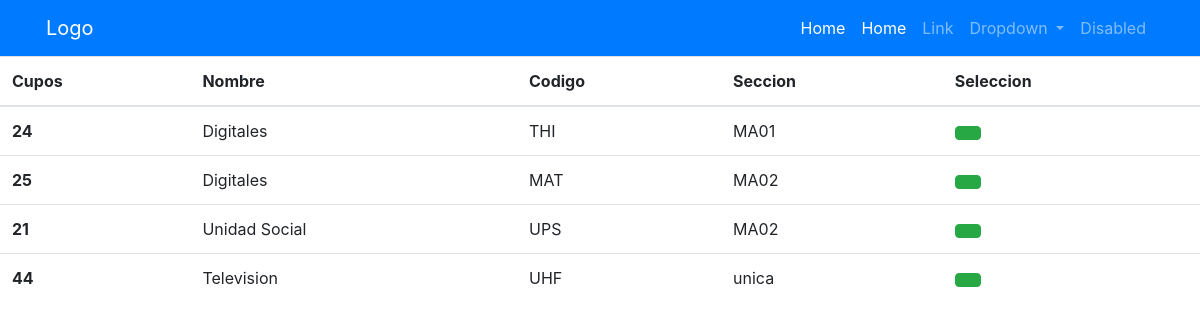
Page /inscription/ on the committed database.
### core/models.py (models this page shows, shortened)
class Course(models.Model):
    code = models.CharField(primary_key=True, max_length=100)
    name = models.CharField(max_length=500)
    seccion = models.CharField(max_length=30)
    period = models.CharField(max_length=100)
    teacher_exp = models.ForeignKey(Person, on_delete=models.PROTECT)
    teacher_name = models.CharField(max_length=30)
    teacher_last_name = models.CharField(max_length=30)
    seats = models.IntegerField()

### core/views.py (the view)
# urls.py: path('inscription/', views.Inscription.as_view(), name='inscription'),
class Inscription(ListView):
    model = Course
    template_name = 'student/Inscription.html'

### templates/student/Inscription.html (shortened to what this page needs)
{% extends "Base.html" %}
{% load static %}
{% block content %}
    <table class="table" id="course-table">
        <thead>
        <tr>
            <th scope="col">Cupos</th>
            <th scope="col">Nombre</th>
            <th scope="col">Codigo</th>
            <th scope="col">Seccion</th>
            <th scope="col">Seleccion</th>
        </tr>
        </thead>
        <tbody>
        {% include 'student/includes/courses_list.html' %}
        </tbody>
    </table>
{% endblock %}

### templates/student/includes/courses_list.html (shortened to what this page needs)
{% for materia in object_list %}
    <tr>
        <th id="{{ materia.code }}" scope="row">{{ materia.seats }}</th>
        <td>{{ materia.name }}</td>
        <td>{{ materia.code }}</td>
        <td>{{ materia.seccion }}</td>
        <td><button type="button" data_url="{% url 'core:inscribir' materia.code %}" data_course="{{ materia.code }}" class="btn btn-success js-inscription"></button></td>
    </tr>
{% endfor %}

### rows in the picture
Course: seats "24", name "Digitales", code "THI", seccion "MA01"
Course: seats "25", name "Digitales", code "MAT", seccion "MA02"
Course: seats "21", name "Unidad Social", code "UPS", seccion "MA02"
Course: seats "44", name "Television", code "UHF", seccion "unica"
